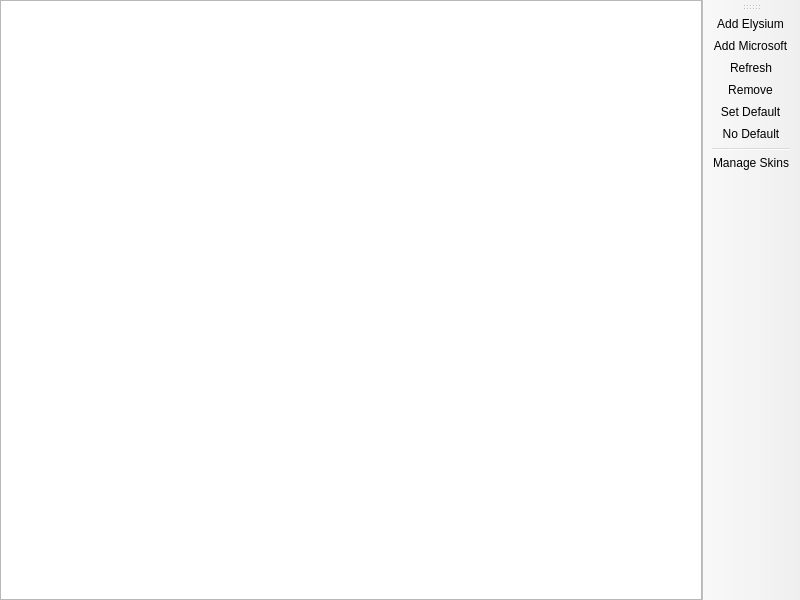
<?xml version="1.0" encoding="UTF-8"?>
<ui version="4.0">
 <class>AccountListPage</class>
 <widget class="QMainWindow" name="AccountListPage">
  <property name="geometry">
   <rect>
    <x>0</x>
    <y>0</y>
    <width>800</width>
    <height>600</height>
   </rect>
  </property>
  <widget class="QWidget" name="centralwidget">
   <layout class="QHBoxLayout" name="horizontalLayout">
    <property name="leftMargin">
     <number>0</number>
    </property>
    <property name="topMargin">
     <number>0</number>
    </property>
    <property name="rightMargin">
     <number>0</number>
    </property>
    <property name="bottomMargin">
     <number>0</number>
    </property>
    <item>
     <widget class="VersionListView" name="listView">
      <property name="alternatingRowColors">
       <bool>true</bool>
      </property>
      <property name="rootIsDecorated">
       <bool>false</bool>
      </property>
      <property name="itemsExpandable">
       <bool>false</bool>
      </property>
      <property name="allColumnsShowFocus">
       <bool>true</bool>
      </property>
      <attribute name="headerStretchLastSection">
       <bool>false</bool>
      </attribute>
     </widget>
    </item>
   </layout>
  </widget>
  <widget class="WideBar" name="toolBar">
   <attribute name="toolBarArea">
    <enum>RightToolBarArea</enum>
   </attribute>
   <attribute name="toolBarBreak">
    <bool>false</bool>
   </attribute>
   <addaction name="actionAddAuthlibInjector"/>
   <addaction name="actionAddMicrosoft"/>
   <addaction name="actionAddOffline"/>
   <addaction name="actionRefresh"/>
   <addaction name="actionRemove"/>
   <addaction name="actionSetDefault"/>
   <addaction name="actionNoDefault"/>
   <addaction name="separator"/>
   <addaction name="actionManageSkins"/>
  </widget>
  <action name="actionSetDefault">
   <property name="text">
    <string>&amp;Set Default</string>
   </property>
  </action>
  <action name="actionNoDefault">
   <property name="checkable">
    <bool>true</bool>
   </property>
   <property name="text">
    <string>&amp;No Default</string>
   </property>
  </action>
  <action name="actionManageSkins">
   <property name="text">
    <string>&amp;Manage Skins</string>
   </property>
   <property name="toolTip">
    <string>Manage Skins</string>
   </property>
  </action>
  <action name="actionAddAuthlibInjector">
   <property name="text">
    <string>Add Elysium</string>
   </property>
  </action>
  <action name="actionAddMicrosoft">
   <property name="text">
    <string>&amp;Add Microsoft</string>
   </property>
  </action>
  <action name="actionRefresh">
   <property name="text">
    <string>&amp;Refresh</string>
   </property>
   <property name="toolTip">
    <string>Refresh the account tokens</string>
   </property>
  </action>
  <action name="actionRemove">
   <property name="text">
    <string>Remo&amp;ve</string>
   </property>
  </action>
 </widget>
 <customwidgets>
  <customwidget>
   <class>VersionListView</class>
   <extends>QTreeView</extends>
   <header>ui/widgets/VersionListView.h</header>
  </customwidget>
  <customwidget>
   <class>WideBar</class>
   <extends>QToolBar</extends>
   <header>ui/widgets/WideBar.h</header>
  </customwidget>
 </customwidgets>
 <resources/>
 <connections/>
</ui>
